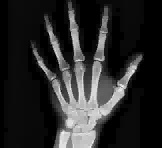
#> input picture decompressed_image.jpg, 162 x 148 px
$ python -i compressor.py   (imports and definitions only)
#> lines starting #> are read from the running program, lines starting #| are printed output that depends on the picture
import numpy as np
import cv2
import time
import streamlit as st
from skimage.metrics import peak_signal_noise_ratio as psnr
from PIL import Image

# Streamlit setup
# [1 line not run here, left out]

# Haar wavelet filter coefficients
haar_low = [1 / np.sqrt(2), 1 / np.sqrt(2)]
haar_high = [1 / np.sqrt(2), -1 / np.sqrt(2)]

db2_low = [0.48296, 0.83652, 0.22414, -0.12941]
db2_high = [-0.12941, -0.22414, 0.83652, -0.48296]

bior13_decomp_low = [0.3536, 0.7071, 0.3536]
bior13_decomp_high = [0.1768, -0.3536, 0.1768]
bior13_recon_low = [0.1768, 0.3536, 0.1768]
bior13_recon_high = [-0.3536, 0.7071, -0.3536]

def convolve(signal, filter):
    filter_len = len(filter)
    signal_len = len(signal)
    result = np.zeros(signal_len)

    for i in range(signal_len):
        for k in range(filter_len):
            if i + k < signal_len:
                result[i] += filter[k] * signal[i + k]
    return result
# Wavelet transform functions (Haar, Daubechies, Biorthogonal)
def haar_wavelet_transform(img):
    rows, cols = img.shape
    transformed = np.zeros((rows, cols))

    # Row-wise transformation
    for i in range(rows):
        approx = convolve(img[i, :], haar_low)[::2]
        detail = convolve(img[i, :], haar_high)[::2]
        transformed[i, :cols // 2] = approx
        transformed[i, cols // 2:] = detail

    # Column-wise transformation
    for j in range(cols):
        approx = convolve(transformed[:, j], haar_low)[::2]
        detail = convolve(transformed[:, j], haar_high)[::2]
        transformed[:rows // 2, j] = approx
        transformed[rows // 2:, j] = detail

    return transformed

# [39 lines left out: functions daubechies_wavelet_transform, biorthogonal_wavelet_transform, not called in this run]

# Inverse wavelet transform functions
def inverse_haar_wavelet_transform(transformed):
    rows, cols = transformed.shape
    img = np.zeros((rows, cols))

    # Inverse column-wise transformation first
    for j in range(cols):
        approx = transformed[:rows // 2, j]
        detail = transformed[rows // 2:, j]

        # Upsample the approximation and detail coefficients
        approx_upsampled = np.zeros(rows)
        detail_upsampled = np.zeros(rows)

        approx_upsampled[::2] = approx
        detail_upsampled[::2] = detail

        # Reconstruct the column
        img[:, j] = convolve(approx_upsampled, haar_low) + convolve(detail_upsampled, haar_high)

    # Inverse row-wise transformation
    for i in range(rows):
        approx = img[i, :cols // 2]
        detail = img[i, cols // 2:]

        # Upsample the approximation and detail coefficients
        approx_upsampled = np.zeros(cols)
        detail_upsampled = np.zeros(cols)

        approx_upsampled[::2] = approx
        detail_upsampled[::2] = detail

        # Reconstruct the row
        img[i, :] = convolve(approx_upsampled, haar_low) + convolve(detail_upsampled, haar_high)

    return img

# [43 lines left out: functions inverse_daubechies_wavelet_transform, inverse_biorthogonal_wavelet_transform, not called in this run]

# Thresholding function
def apply_threshold(transformed, threshold):
    return np.where(np.abs(transformed) > threshold, transformed, 0)

# RLE Compression
def rle_encode(data):
    encoding = []
    prev_value = data[0]
    count = 1
    for value in data[1:]:
        if value == prev_value:
            count += 1
        else:
            encoding.append((prev_value, count))
            prev_value = value
            count = 1
    encoding.append((prev_value, count))
    return encoding

# RLE Decoding
# [5 lines left out: function rle_decode, not called in this run]

# Performance Evaluation
def calculate_psnr(original, compressed):
    if original.shape != compressed.shape:
        compressed = cv2.resize(compressed, (original.shape[1], original.shape[0]))
    return psnr(original, compressed)

# Compression ratio calculation
def calculate_compression_ratio(original_size, compressed_size):
    return original_size / compressed_size

# Image Compression and Decompression Function
def compress_and_decompress_streamlit(image_path, wavelet_type='haar', threshold=30):
    # Load image
#> called with image_path = 'decompressed_image.jpg', wavelet_type = 'haar', threshold = 30
    image = cv2.imread(image_path, cv2.IMREAD_GRAYSCALE)
#> image is the input picture: shape (148, 162); min 0, max 255, mean 40.8

    # Initial size of the image
    original_size = image.size
#> original_size = 23976

    # Start timing compression
    start_time = time.time()

    # Wavelet transform based on the selected type
    if wavelet_type == 'haar':
        transformed = haar_wavelet_transform(image)
#> after the loop in haar_wavelet_transform, `for i in range(rows):`:
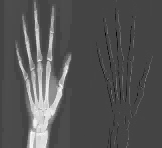
#> transformed: shape (148, 162) float64; min -125.2, max 338, mean 28.8; drawn with min black and max white
#> after the loop in haar_wavelet_transform, `for j in range(cols):`:
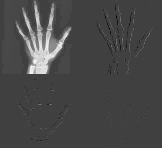
#> transformed: shape (148, 162) float64; min -162, max 477, mean 20.4; drawn with min black and max white
    elif wavelet_type == 'db2':
        transformed = daubechies_wavelet_transform(image)
    elif wavelet_type == 'bior1.3':
        transformed = biorthogonal_wavelet_transform(image)

    # Apply threshold
    thresholded = apply_threshold(transformed, threshold)

    # Flatten data for RLE encoding
    flattened = thresholded.flatten()

    # RLE encoding
    rle_encoded = rle_encode(flattened)
#> in rle_encode, `prev_value = data[0]`: prev_value = 0
#> the loop in rle_encode, `for value in data[1:]:` made 23975 passes
#> (value, prev_value, count) on passes 33 to 36: (45.5, 45.5, 1), (71, 71, 1), (74.5, 74.5, 1), (0, 0, 1)
#> (value, count) on passes 2 to 7: (0, 3), (0, 4), (0, 5), (0, 6), (0, 7), (0, 8)
#> after the loop in rle_encode, `for value in data[1:]:`: encoding = 3167 pairs, first value -162 to 477, second value 1 to 879
#> rle_encoded = 3168 pairs, first value -162 to 477, second value 1 to 879

    # Compressed size
    compressed_size = len(rle_encoded)
#> compressed_size = 3168

    # Calculate compression ratio
    compression_ratio = calculate_compression_ratio(original_size, compressed_size)
#> compression_ratio = 7.57

    # Inverse wavelet transform
    if wavelet_type == 'haar':
        decompressed = inverse_haar_wavelet_transform(thresholded)
#> after the loop in inverse_haar_wavelet_transform, `for j in range(cols):`:
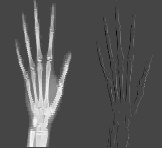
#> img: shape (148, 162) float64; min -125.2, max 337.3, mean 26.4; drawn with min black and max white
#> after the loop in inverse_haar_wavelet_transform, `for i in range(rows):`:
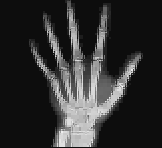
#> img: shape (148, 162) float64; min -14.75, max 256, mean 37.4; drawn with min black and max white
    elif wavelet_type == 'db2':
        decompressed = inverse_daubechies_wavelet_transform(thresholded)
    elif wavelet_type == 'bior1.3':
        decompressed = inverse_biorthogonal_wavelet_transform(thresholded)

    # Stop timing
    end_time = time.time()

    # Calculate PSNR
    psnr_value = calculate_psnr(image, decompressed)

    # Return results including the images for visualization
    return {
        "original_image": image,
        "decompressed_image": decompressed,
        "compression_ratio": compression_ratio,
        "psnr": psnr_value,
        "time": end_time - start_time
    }

# Streamlit UI
# [4 lines not run here, left out]

# Select wavelet type
# [1 line that did not run here, left out]

# Set threshold slider
# [1 line that did not run here, left out]

# [26 lines not run here, left out]

>>> result = compress_and_decompress_streamlit('decompressed_image.jpg')
